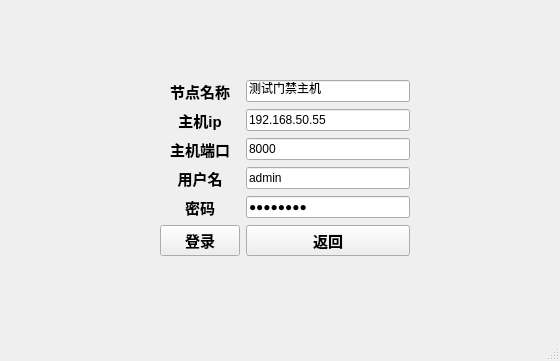
<?xml version="1.0" encoding="UTF-8"?>
<ui version="4.0">
 <class>MainWindow</class>
 <widget class="QMainWindow" name="MainWindow">
  <property name="geometry">
   <rect>
    <x>0</x>
    <y>0</y>
    <width>560</width>
    <height>361</height>
   </rect>
  </property>
  <property name="windowTitle">
   <string>MainWindow</string>
  </property>
  <widget class="QWidget" name="centralwidget">
   <widget class="QWidget" name="layoutWidget">
    <property name="geometry">
     <rect>
      <x>160</x>
      <y>80</y>
      <width>250</width>
      <height>178</height>
     </rect>
    </property>
    <layout class="QGridLayout" name="gridLayout">
     <item row="0" column="0">
      <widget class="QLabel" name="label">
       <property name="font">
        <font>
         <family>Arial</family>
         <pointsize>11</pointsize>
         <weight>75</weight>
         <bold>true</bold>
        </font>
       </property>
       <property name="text">
        <string>节点名称</string>
       </property>
       <property name="alignment">
        <set>Qt::AlignCenter</set>
       </property>
      </widget>
     </item>
     <item row="0" column="1">
      <widget class="QLineEdit" name="m_editNodeName">
       <property name="text">
        <string>测试门禁主机</string>
       </property>
      </widget>
     </item>
     <item row="1" column="0">
      <widget class="QLabel" name="label_2">
       <property name="font">
        <font>
         <family>Arial</family>
         <pointsize>11</pointsize>
         <weight>75</weight>
         <bold>true</bold>
        </font>
       </property>
       <property name="text">
        <string>主机ip</string>
       </property>
       <property name="alignment">
        <set>Qt::AlignCenter</set>
       </property>
      </widget>
     </item>
     <item row="1" column="1">
      <widget class="QLineEdit" name="m_editIp">
       <property name="text">
        <string>192.168.50.55</string>
       </property>
      </widget>
     </item>
     <item row="2" column="0">
      <widget class="QLabel" name="label_3">
       <property name="font">
        <font>
         <family>Arial</family>
         <pointsize>11</pointsize>
         <weight>75</weight>
         <bold>true</bold>
        </font>
       </property>
       <property name="text">
        <string>主机端口</string>
       </property>
       <property name="alignment">
        <set>Qt::AlignCenter</set>
       </property>
      </widget>
     </item>
     <item row="2" column="1">
      <widget class="QLineEdit" name="m_editPort">
       <property name="text">
        <string>8000</string>
       </property>
      </widget>
     </item>
     <item row="3" column="0">
      <widget class="QLabel" name="label_4">
       <property name="font">
        <font>
         <family>Arial</family>
         <pointsize>11</pointsize>
         <weight>75</weight>
         <bold>true</bold>
        </font>
       </property>
       <property name="text">
        <string>用户名</string>
       </property>
       <property name="alignment">
        <set>Qt::AlignCenter</set>
       </property>
      </widget>
     </item>
     <item row="3" column="1">
      <widget class="QLineEdit" name="m_editUser">
       <property name="text">
        <string>admin</string>
       </property>
      </widget>
     </item>
     <item row="4" column="0">
      <widget class="QLabel" name="label_5">
       <property name="font">
        <font>
         <family>Arial</family>
         <pointsize>11</pointsize>
         <weight>75</weight>
         <bold>true</bold>
        </font>
       </property>
       <property name="text">
        <string>密码</string>
       </property>
       <property name="alignment">
        <set>Qt::AlignCenter</set>
       </property>
      </widget>
     </item>
     <item row="4" column="1">
      <widget class="QLineEdit" name="m_editPass">
       <property name="text">
        <string>qwer1234</string>
       </property>
       <property name="echoMode">
        <enum>QLineEdit::PasswordEchoOnEdit</enum>
       </property>
      </widget>
     </item>
     <item row="5" column="0">
      <widget class="QPushButton" name="m_btnLogin">
       <property name="font">
        <font>
         <family>Arial</family>
         <pointsize>11</pointsize>
         <weight>75</weight>
         <bold>true</bold>
        </font>
       </property>
       <property name="text">
        <string>登录</string>
       </property>
      </widget>
     </item>
     <item row="5" column="1">
      <widget class="QPushButton" name="m_btnQuit">
       <property name="font">
        <font>
         <family>Arial</family>
         <pointsize>11</pointsize>
         <weight>75</weight>
         <bold>true</bold>
        </font>
       </property>
       <property name="text">
        <string>返回</string>
       </property>
      </widget>
     </item>
    </layout>
   </widget>
  </widget>
  <widget class="QStatusBar" name="statusbar"/>
 </widget>
 <resources/>
 <connections/>
</ui>
